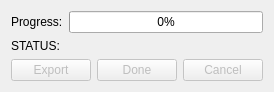
<?xml version="1.0" encoding="UTF-8"?>
<ui version="4.0">
 <class>BookDownloadAndExport</class>
 <widget class="QDialog" name="BookDownloadAndExport">
  <property name="geometry">
   <rect>
    <x>0</x>
    <y>0</y>
    <width>272</width>
    <height>89</height>
   </rect>
  </property>
  <property name="windowTitle">
   <string>Download</string>
  </property>
  <layout class="QVBoxLayout" name="verticalLayout">
   <item>
    <layout class="QHBoxLayout" name="horizontalLayout">
     <item>
      <widget class="QLabel" name="label">
       <property name="sizePolicy">
        <sizepolicy hsizetype="Maximum" vsizetype="Preferred">
         <horstretch>0</horstretch>
         <verstretch>0</verstretch>
        </sizepolicy>
       </property>
       <property name="text">
        <string>Progress:</string>
       </property>
      </widget>
     </item>
     <item>
      <widget class="QProgressBar" name="progressBar_download">
       <property name="value">
        <number>0</number>
       </property>
      </widget>
     </item>
    </layout>
   </item>
   <item>
    <widget class="QLabel" name="label_Status">
     <property name="text">
      <string>STATUS:</string>
     </property>
    </widget>
   </item>
   <item>
    <layout class="QHBoxLayout" name="horizontalLayout_2">
     <item>
      <widget class="QPushButton" name="pushButton_Export">
       <property name="enabled">
        <bool>false</bool>
       </property>
       <property name="text">
        <string>Export</string>
       </property>
       <property name="checkable">
        <bool>false</bool>
       </property>
      </widget>
     </item>
     <item>
      <widget class="QPushButton" name="pushButton_Done">
       <property name="enabled">
        <bool>false</bool>
       </property>
       <property name="text">
        <string>Done</string>
       </property>
       <property name="checkable">
        <bool>false</bool>
       </property>
      </widget>
     </item>
     <item>
      <widget class="QPushButton" name="pushButton_Cancel">
       <property name="enabled">
        <bool>false</bool>
       </property>
       <property name="text">
        <string>Cancel</string>
       </property>
      </widget>
     </item>
    </layout>
   </item>
  </layout>
 </widget>
 <resources/>
 <connections/>
</ui>
